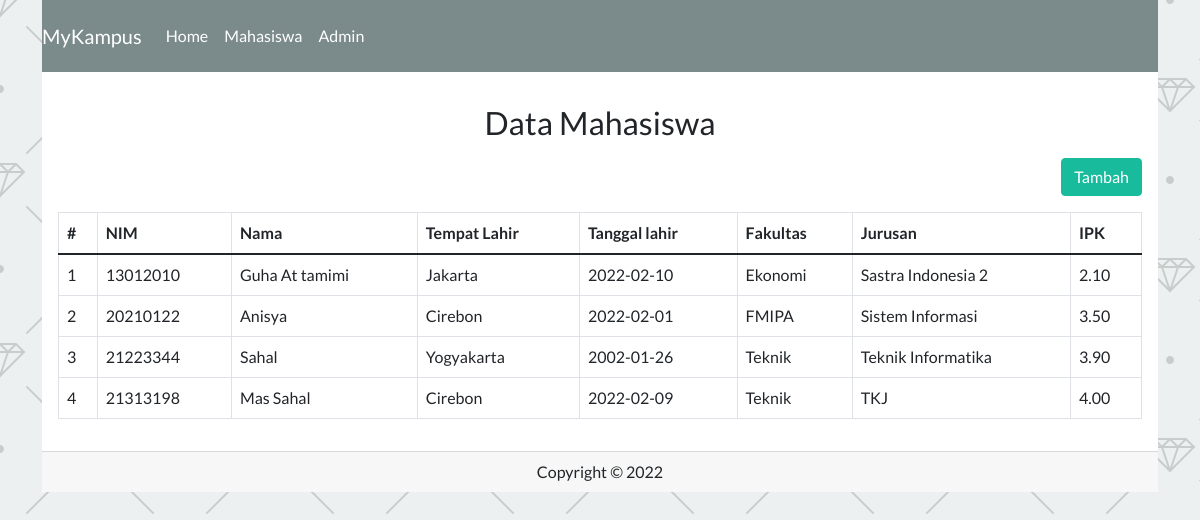
The page /pertemuan-13-14/page/mahasiswa.php (signed in) on the database its author committed.
### tables this page shows
CREATE TABLE `mahasiswa` (
  `nim` char(8) NOT NULL,
  `nama` varchar(100) DEFAULT NULL,
  `tempat_lahir` varchar(50) DEFAULT NULL,
  `tanggal_lahir` date DEFAULT NULL,
  `fakultas` varchar(50) DEFAULT NULL,
  `jurusan` varchar(50) DEFAULT NULL,
  `ipk` decimal(3,2) DEFAULT NULL,
  `foto` varchar(255) NOT NULL
);

### pertemuan-13-14/page/mahasiswa.php (the view, shortened to what this page needs)
<?php
include('../db/connection.php');
?>
<!DOCTYPE html>
<html lang="id">
<head>
    <link rel="stylesheet" href="../assets/css/bootstrap.min.css">
    <link rel="stylesheet" href="../assets/css/style.css">
</head>
<body class="bg-light">
    <div class="container">
        <?php include("./navbar.php"); ?>
        <div class="card rounded-0 border-0">
            <div class="card-body">
                <h3 class="text-center my-3">Data Mahasiswa</h3>
                <?php
                if (isset($_GET['search'])) {
                    $cari = $_GET['search'];
                    $res = $mysqli->query("SELECT * FROM mahasiswa WHERE nama LIKE '%$cari%' OR nim LIKE '%$cari%' OR tempat_lahir LIKE '%$cari%' OR fakultas LIKE '%$cari%' OR jurusan LIKE '%$cari%' OR ipk LIKE '%$cari%'");
                    if ($res) {
                        $record = $res;
                    } else {
                        echo "<h4 class='text-center text-danger'>Data tidak ditemukan!</h4>";
                    }
                } else {
                    $record = $mysqli->query("SELECT * FROM mahasiswa");
                }
                ?>
                <a href="./add-mahasiswa.php" class="btn btn-success mb-3 float-end">Tambah</a>
                <table class="table table-bordered table-hover">
                    <thead class="thead-light">
                        <tr>
                            <th>#</th>
                            <th>NIM</th>
                            <th>Nama</th>
                            <th>Tempat Lahir</th>
                            <th>Tanggal lahir</th>
                            <th>Fakultas</th>
                            <th>Jurusan</th>
                            <th>IPK</th>
                        </tr>
                    </thead>
                    <?php
                    $no = 0;
                    foreach ($record as $r) { ?>
                        <tr>
                            <td><?= $no += 1; ?></td>
                            <td><?= $r['nim']; ?></td>
                            <td><?= $r['nama']; ?></td>
                            <td><?= $r['tempat_lahir']; ?></td>
                            <td><?= $r['tanggal_lahir']; ?></td>
                            <td><?= $r['fakultas']; ?></td>
                            <td><?= $r['jurusan']; ?></td>
                            <td><?= $r['ipk']; ?></td>
                        </tr>
                    <?php  } ?>
                </table>
            </div>
            <div class="card-footer">
                <center>Copyright &copy; <?= date("Y"); ?></center>
            </div>
        </div>
    </div>
</body>
</html>

### pertemuan-13-14/assets/css/style.css (style rules this page uses)
body { background-color: #dfdbe5; }

### rows shown on the page
mahasiswa: no "1", nim "13012010", nama "Guha At tamimi", tempat_lahir "Jakarta", tanggal_lahir "2022-02-10", fakultas "Ekonomi", jurusan "Sastra Indonesia 2", ipk "2.10"
mahasiswa: no "2", nim "20210122", nama "Anisya", tempat_lahir "Cirebon", tanggal_lahir "2022-02-01", fakultas "FMIPA", jurusan "Sistem Informasi", ipk "3.50"
mahasiswa: no "3", nim "21223344", nama "Sahal", tempat_lahir "Yogyakarta", tanggal_lahir "2002-01-26", fakultas "Teknik", jurusan "Teknik Informatika", ipk "3.90"
mahasiswa: no "4", nim "21313198", nama "Mas Sahal", tempat_lahir "Cirebon", tanggal_lahir "2022-02-09", fakultas "Teknik", jurusan "TKJ", ipk "4.00"
